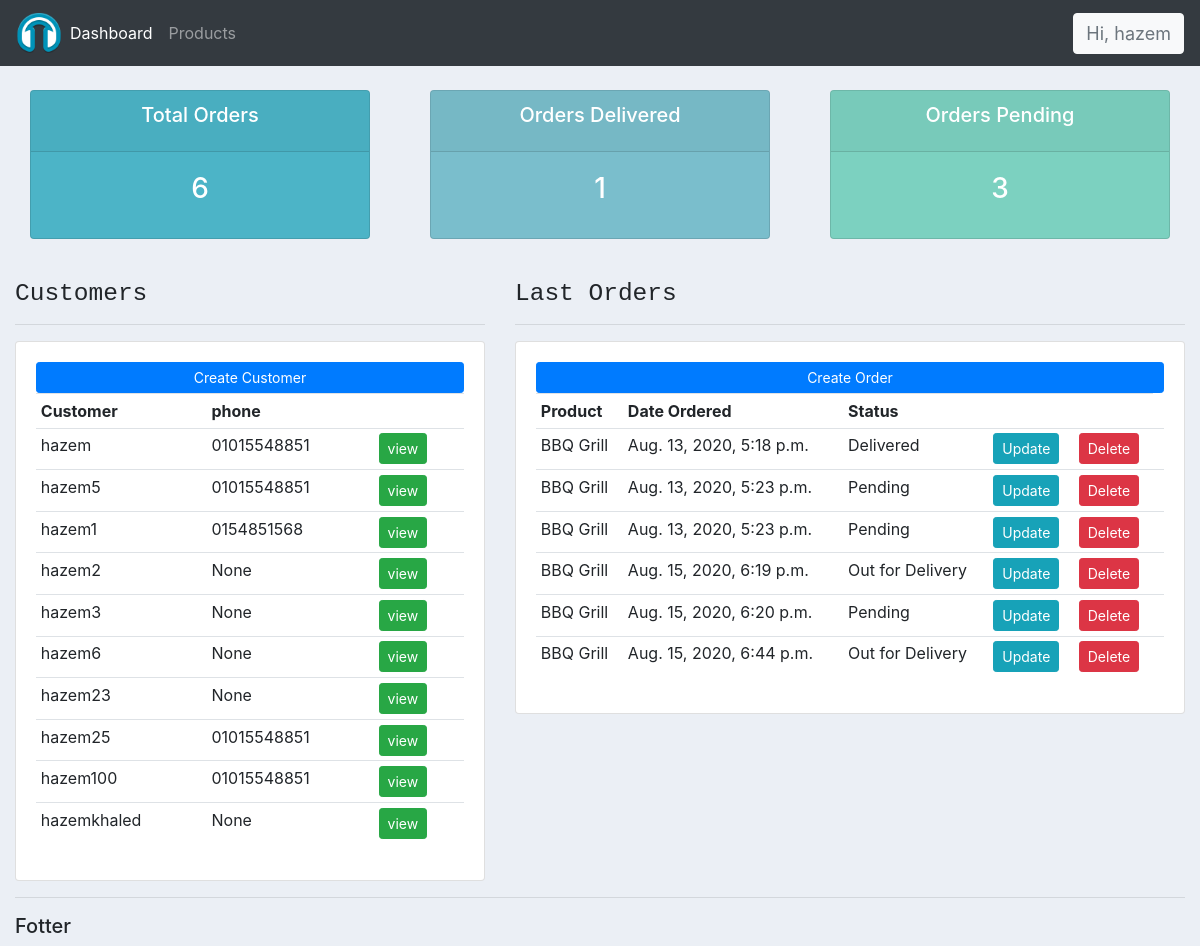
The app's page / (signed in) with its own data.
### accountss/models.py (models this page shows, shortened)
class Customer(models.Model):
    user  = models.OneToOneField(User, null=True, blank=True, on_delete=models.CASCADE) #whenever the user is deleted delete that relation to this customer
    name  = models.CharField(max_length=200, null=True)
    phone = models.CharField(max_length=200, null=True)
    email = models.CharField(max_length=200, null=True)
    profile_pic = models.ImageField(upload_to=get_encoded_file_name,default="c188345d-a2ef-4b25-9d8a-ac9137926485-default_profile_pic.svg", null=True, blank=True)
    date_created = models.DateTimeField(auto_now_add=True, null=True)
    def __str__(self):
        return self.name

class Order(models.Model):
    STATUS = (
        ('Pending','Pending'),
        ('Out for Delivery','Out for Delivery'),
        ('Delivered','Delivered'),
    )
    customer = models.ForeignKey(Customer, null=True, on_delete=models.SET_NULL)
    product  = models.ForeignKey(Product, null=True, on_delete=models.SET_NULL)
    date_created = models.DateTimeField(auto_now_add=True, null=True)
    status = models.CharField(max_length=200, null=True, choices=STATUS)
    note = models.CharField(max_length=1000, null=True)

class Product(models.Model):
    CATEGORY = (
        ('Indoor','Indoor'),
        ('Out Door','Out Door'),
    )
    name         = models.CharField(max_length=200, null=True)
    price        = models.FloatField(null=True)
    category     = models.CharField(max_length=200, null=True, choices=CATEGORY)
    description  = models.CharField(max_length=200, null=True, blank=True)
    date_created = models.DateTimeField(auto_now_add=True, null=True)
    tags = models.ManyToManyField(Tag)
    def __str__(self):
        return self.name

### accountss/decorators.py (the view)
    def wrapper_func(request, *args, **kwargs):
        group = None
        if request.user.groups.exists():
            group = request.user.groups.all()[0].name
        if group == 'admin':
            return view_func(request, *args, **kwargs)
        elif group == 'customers':
            return redirect('user-page')
        else:
            return HttpResponse('<h1><p>Not Authorized you need to define a Group</p></h1>')

### accountss/views.py (called while the page is built)
@login_required(login_url='loginPage')
@admin_only
def home(request):
    orders = Order.objects.all()
    customers = Customer.objects.all()
    total_customers = customers.count()
    total_orders = orders.count()
    delivered = orders.filter(status= 'Delivered').count()
    pending = orders.filter(status= 'Pending').count()
    context = {'customers':customers, 'orders':orders, 'total_orders':total_orders, 'delivered':delivered, 'pending':pending}
    return render(request, 'accountss/Dashboard.html',context)

### accountss/templates/accountss/Dashboard.html
{% extends 'accountss/main.html'%}
{% block content%}
{% include 'accountss/status.html'%}
<br>
<div class="row">
    <div class="col-md-5">
        <h3><pre>Customers</pre></h3>
        <hr>
        <div class="card card-body">
            <a class="btn btn-primary btn-sm btn-block" href="">Create Customer</a>
            <table class="table table-sm">
                <tr>
                    <th>Customer</th>
                    <th>phone</th>
                    <th></th>
                </tr>
                {% for customer in customers %}
                    <tr>
                        <td>{{ customer.name }}</td>
                        <td>{{ customer.phone }}</td>
                        <td><a class="btn btn-sm btn-success" href="{% url 'customer' customer.id %}">view</a></td>
                    </tr>
                {% endfor %}
            </table>
        </div>
    </div>
    <div class="col-md-7">
        <h3><pre>Last Orders</pre></h3>
        <hr>
        <div class="card card-body">
            <a class="btn btn-primary btn-sm btn-block" href="{% url 'create_order' %}">Create Order</a>
            <table class="table table-sm">
                <tr>
                    <th>Product</th>
                    <th>Date Ordered</th>
                    <th>Status</th>
                    <th></th>
                    <th></th>
                </tr>
                {% for order in orders %}
                    <tr>
                        <td>{{ order.product }}</td>
                        <td>{{ order.date_created }}</td>
                        <td>{{ order.status }}</td>
                        <td><a class="btn btn-sm btn-info" href="{% url 'update_order' order.id %}">Update</a></td>
                        <td><a class="btn btn-sm btn-danger" href="{% url 'delete_order' order.id %}">Delete</a><td>
                    </tr>
                {% endfor %}
            </table>
        </div>
    </div>
</div>
{% endblock %}

### accountss/templates/accountss/navbar.html (shortened to what this page needs)
{% load static %}
<nav class="navbar navbar-expand-lg navbar-dark bg-dark ">
  <img class="nav-small-hazem" src="{% static 'images/logo.png' %}">
    <div class="collapse navbar-collapse" id="navbarNavAltMarkup">
      <div class="navbar-nav">
        {% if request.user.is_staff %}
        <a class="nav-item nav-link active" href="{% url 'home' %}">Dashboard</a>
        <a class="nav-item nav-link" href="{% url 'products'%}">Products</a>
        {% else%}
          <li class="nav-item" >
            <a class="nav-link" href="{% url 'account' %}">Settings</a>
          </li>
        {% endif %}
      </div>
    </div>
    <span class="text-muted float-right hz  btn btn-light"  data-toggle="collapse" data-target="#logoutbutton" style="font-size: 18px;">Hi, {{request.user.customer}}  </span>
  </nav>

### static/css/main.css (style rules this page uses)
body { background-color: #ebeff5; }

### static/css/navbar.css (style rules this page uses)
.nav-small-hazem { float: left; padding: 2px 0px; font-size: 19px; line-height: 24px; height: 50px; max-width: 50px; display: table; }

### accountss/templates/accountss/navbar.html (style rules this page uses)
@media (min-width: 992px) { .hz { display: inline; } }

### records on screen
Customer: name "hazem", phone "01015548851"
Customer: name "hazem5", phone "01015548851"
Customer: name "hazem1", phone "0154851568"
Customer: name "hazem2", phone "None"
Customer: name "hazem3", phone "None"
Customer: name "hazem6", phone "None"
Customer: name "hazem23", phone "None"
Customer: name "hazem25", phone "01015548851"
Customer: name "hazem100", phone "01015548851"
Customer: name "hazemkhaled", phone "None"
Order: product "BBQ Grill", date_created "Aug. 13, 2020, 5:18 p.m.", status "Delivered"
Order: product "BBQ Grill", date_created "Aug. 13, 2020, 5:23 p.m.", status "Pending"
Order: product "BBQ Grill", date_created "Aug. 13, 2020, 5:23 p.m.", status "Pending"
Order: product "BBQ Grill", date_created "Aug. 15, 2020, 6:19 p.m.", status "Out for Delivery"
Order: product "BBQ Grill", date_created "Aug. 15, 2020, 6:20 p.m.", status "Pending"
Order: product "BBQ Grill", date_created "Aug. 15, 2020, 6:44 p.m.", status "Out for Delivery"

### other values on screen
{{ request.user.customer }} "hazem"
{{ total_orders }} "6"
{{ delivered }} "1"
{{ pending }} "3"
